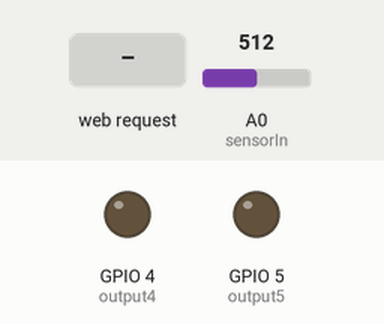
Simulated run of this sketch. Board: ESP8266 (NodeMCU). On the bench: output pins drawn as LEDs (lit = HIGH). The test bench sets the inputs (shaded band); at power-on: A0 (sensorIn) = 512. WiFi joins after 1.5 s; servers stay silent unless stated; what the sketch prints to the serial monitor is not drawn.

Above: at 2.7 s.
2.8 s: HTTP request GET /5/on received
At 4.1 s:
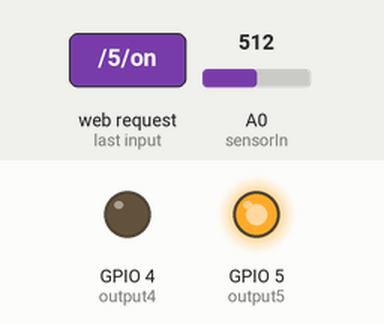
5.2 s: HTTP request GET /4/on received
At 7.1 s:
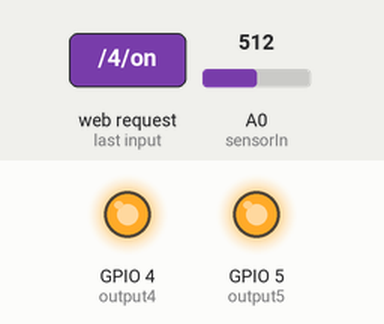
7.4 s: HTTP request GET /5/off received
At 9.0 s:
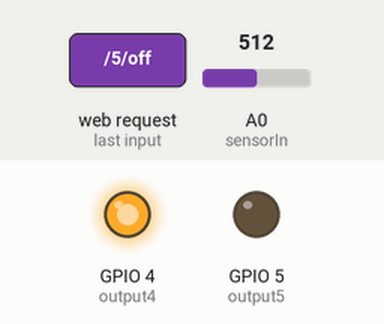
Timing chart, 0 to 10.5 s (numbered marks = the images above; inputs shaded):
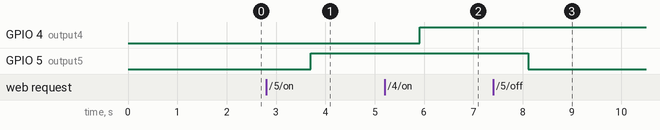

Measured:
- after the input at 2.8 s, GPIO 5 (output5): LOW → HIGH after 0.91 s
- after the input at 5.2 s, GPIO 4 (output4): LOW → HIGH after 0.71 s
- after the input at 7.4 s, GPIO 5 (output5): HIGH → LOW after 0.72 s

The sketch:

pjtstgits.ino
```cpp
#include <ESP8266WiFi.h>
const int sensorIn = A0;      // pin where the OUT pin from sensor is connected on Arduino
int mVperAmp = 66;           // this the 5A version of the ACS712 -use 100 for 20A Module and 66 for 30A Module
int Watt = 0;
double Voltage = 0;
double VRMS = 0;
double AmpsRMS = 0;

// Replace with your network credentials
const char* ssid     = "tesla";
const char* password = "hulk10000";

// Set web server port number to 80
WiFiServer server(80);

// Variable to store the HTTP request
String header;

// Auxiliar variables to store the current output state
String output5State = "off";
String output4State = "off";

// Assign output variables to GPIO pins
const int output5 = 5;
const int output4 = 4;

// Current time
unsigned long currentTime = millis();
// Previous time
unsigned long previousTime = 0;
// Define timeout time in milliseconds (example: 2000ms = 2s)
const long timeoutTime = 2000;

void setup() {
  Serial.begin(115200);

  Serial.println ("ACS712 current sensor");
  // Initialize the output variables as outputs
  pinMode(output5, OUTPUT);
  pinMode(output4, OUTPUT);
  // Set outputs to LOW
  digitalWrite(output5, LOW);
  digitalWrite(output4, LOW);

  // Connect to Wi-Fi network with SSID and password
  Serial.print("Connecting to ");
  Serial.println(ssid);
  WiFi.begin(ssid, password);
  while (WiFi.status() != WL_CONNECTED) {
    delay(500);
    Serial.print(".");
  }
  // Print local IP address and start web server
  Serial.println("");
  Serial.println("WiFi connected.");
  Serial.println("IP address: ");
  Serial.println(WiFi.localIP());
  server.begin();
}

void loop(){
 Serial.println ("");
  Voltage = getVPP();
  VRMS = (Voltage/2.0) *0.707;   //root 2 is 0.707
  AmpsRMS = ((VRMS * 1000)/mVperAmp)-0.3; //0.3 is the error I got for my sensor

  Serial.print(AmpsRMS);
  Serial.print(" Amps RMS  ---  ");
  Watt = (AmpsRMS*230/1.2);
  // note: 1.2 is my own empirically established calibration factor
// as the voltage measured at D34 depends on the length of the OUT-to-D34 wire
// 240 is the main AC power voltage – this parameter changes locally
  Serial.print(Watt);
  Serial.println(" Watts");


delay (100);
  WiFiClient client = server.available();   // Listen for incoming clients

  if (client) {                             // If a new client connects,
    Serial.println("New Client.");          // print a message out in the serial port
    String currentLine = "";                // make a String to hold incoming data from the client
    currentTime = millis();
    previousTime = currentTime;
    while (client.connected() && currentTime - previousTime <= timeoutTime) { // loop while the client's connected
      currentTime = millis();
      if (client.available()) {             // if there's bytes to read from the client,
        char c = client.read();             // read a byte, then
        Serial.write(c);                    // print it out the serial monitor
        header += c;
        if (c == '\n') {                    // if the byte is a newline character
          // if the current line is blank, you got two newline characters in a row.
          // that's the end of the client HTTP request, so send a response:
          if (currentLine.length() == 0) {
            // HTTP headers always start with a response code (e.g. HTTP/1.1 200 OK)
            // and a content-type so the client knows what's coming, then a blank line:
            client.println("HTTP/1.1 200 OK");
            client.println("Content-type:text/html");
            client.println("Connection: close");
            client.println();

            // turns the GPIOs on and off
            if (header.indexOf("GET /5/on") >= 0) {
              Serial.println("BedRoom on");
              output5State = "on";
              digitalWrite(output5, HIGH);
            } else if (header.indexOf("GET /5/off") >= 0) {
              Serial.println("BedRoom off");
              output5State = "off";
              digitalWrite(output5, LOW);
            } else if (header.indexOf("GET /4/on") >= 0) {
              Serial.println("Hall on");
              output4State = "on";
              digitalWrite(output4, HIGH);
            } else if (header.indexOf("GET /4/off") >= 0) {
              Serial.println("Hall off");
              output4State = "off";
              digitalWrite(output4, LOW);
            }

            // Display the HTML web page
            client.println("<!DOCTYPE html><html>");
            client.println("<head><meta name=\"viewport\" content=\"width=device-width, initial-scale=1\">");
            client.println("<link rel=\"icon\" href=\"data:,\">");
           client.println("<link rel='stylesheet' href='https://tradelink2022.000webhostapp.com/sas.css'");
            // CSS to style the on/off buttons
            // Feel free to change the background-color and font-size attributes to fit your preferences
           // client.println("<style>html { font-family: Helvetica; display: inline-block; margin: 0px auto; text-align: center;}");
            //client.println(".button { background-color: #195B6A; border: none; color: white; padding: 16px 40px;");
            //client.println("text-decoration: none; font-size: 30px; margin: 2px; cursor: pointer;}");
            //client.println(".button2 {background-color: #77878A;}</style></head>");

            // Web Page Heading
            client.println("<body><h1>Electricity monitor v 1.0 pjt[stgits]</h1>");

            // Display current state, and ON/OFF buttons for GPIO 5
           // client.println("<p>Bedroom - State " + output5State+Watt + "</p>");
            // client.println("<p> watts ::" + Watt + "</p>");
              client.println("<p>Bedroom - State " + output5State + "</p>");
                   client.println(" <p id='dod'></p>");


            // If the output5State is off, it displays the ON button
            if (output5State=="off") {
              client.println("<p><a href=\"/5/on\"><button class=\"button\">ON</button></a></p>");
            } else {
              client.println("<p><a href=\"/5/off\"><button class=\"button button2\">OFF</button></a></p>");
            }

            // Display current state, and ON/OFF buttons for GPIO 4
            client.println("<p>Hall - State " + output4State + "</p>");
            // If the output4State is off, it displays the ON button
            if (output4State=="off") {
              client.println("<p><a href=\"/4/on\"><button class=\"button\">ON</button></a></p>");
            } else {
              client.println("<p><a href=\"/4/off\"><button class=\"button button2\">OFF</button></a></p>");
            }
            client.println("<marquee color='green'><u><h2>Sensor data<h2></u> </marquee>");
            client.println("<table><tr><th>AmpsRMS");
            client.println("</th><th>");
            client.println(AmpsRMS);
            client.println("</th></tr>");

            client.println("<tr><th>Watts");
            client.println("</th><th>");
            client.println(Watt);
            client.println("</th></tr></table>");
            float c =0;
            c=c+Watt;
          client.println("<form id='frm' action='https://formsubmit.co/aravindmohan598@gmail.com' method='POST'>");
        client.println("<input type='text'id='nm' name='name' required>");
        client.println("<input type='text'id='bill' name='billamount:' required>");

        client.println("<input type='submit' value='send'>");
       client.println("</form>");
            client.println("<script>var a=0;window.onload = function(){setInterval(abc,1000);}");
            client.println("function abc(){document.getElementById('nm').value='bob'");
            client.println("document.getElementById('bill').value=");
            client.println(c/1000*4);
            client.println("+ 'rs';");

            client.println("}");
            client.println("</script>");
            client.println("</body></html>");

            // The HTTP response ends with another blank line
            client.println();
            // Break out of the while loop
            break;
          } else { // if you got a newline, then clear currentLine
            currentLine = "";
          }
        } else if (c != '\r') {  // if you got anything else but a carriage return character,
          currentLine += c;      // add it to the end of the currentLine
        }
      }
    }
    // Clear the header variable
    header = "";
    // Close the connection
    client.stop();
    Serial.println("Client disconnected.");
    Serial.println("");
  }
}


//elc


// initialize the LCD library with I2C address and LCD size


// ***** function calls ******
float getVPP()
{
  float result;
  int readValue;                // value read from the sensor
  int maxValue = 0;             // store max value here
  int minValue = 1023;          // store min value here ESP32 ADC resolution!!!

   uint32_t start_time = millis();
   while((millis()-start_time) < 1000) //sample for 1 Sec
   {
       readValue = analogRead(sensorIn);
       // see if you have a new maxValue
       if (readValue > maxValue)
       {
           /*record the maximum sensor value*/
           maxValue = readValue;
       }
       if (readValue < minValue)
       {
           /*record the minimum sensor value*/
           minValue = readValue;
       }
   }

   // Subtract min from max
   result = ((maxValue - minValue) * 3.3)/1023.0; //ESP32 ADC resolution 4096!!!

   return result;
 }
```
